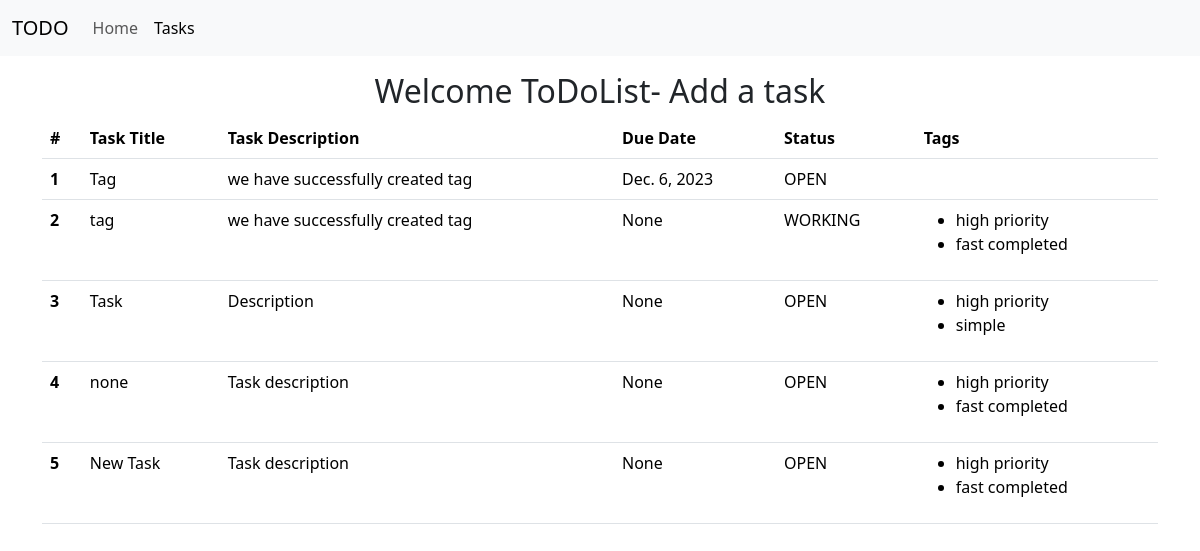
/tasks/, run on the app's committed database.
### home/models.py (models this page shows, shortened)
class Task(models.Model):
    tasktitle = models.CharField(max_length=100, default = 'none')
    taskDesc = models.TextField(max_length=1000)
    time = models.DateTimeField(auto_now_add=True)
    due_date = models.DateField(null=True, blank=True)
    tags = models.ManyToManyField(Tag)
    status_choices = [
        ('OPEN', 'Open'),
        ('WORKING', 'Working'),
        ('DONE', 'Done'),
        ('OVERDUE', 'Overdue'),
    ]
    status = models.CharField(max_length=10, choices=status_choices, default='OPEN')

class Tag(models.Model):
    name = models.CharField(max_length=50)
    def __str__(self):
        return self.name

### home/views.py (the view)
# urls.py: path('tasks/', views.tasks, name='tasks'),
def tasks(request):
    tasks = Task.objects.all()
    context = {'tasks':tasks}
    print(Task.tags)
    return render(request, 'tasks.html', context)

### templates/tasks.html (shortened to what this page needs)
<!doctype html>
<html lang="en">
  <head>
    <link rel="stylesheet" href='https://cdn.jsdelivr.net/npm/bootstrap@5.3.2/dist/css/bootstrap.min.css'>
  </head>
  <body>
    <nav class="navbar navbar-expand-lg bg-body-tertiary">
        <div class="container-fluid">
          <a class="navbar-brand" href="/">TODO</a>
          <div class="collapse navbar-collapse" id="navbarSupportedContent">
            <ul class="navbar-nav me-auto mb-2 mb-lg-0">
              <li class="nav-item">
                <a class="nav-link" aria-current="page" href="/">Home</a>
              </li>
              <li class="nav-item ">
                <a class="nav-link active" href="/tasks">Tasks</a>
              </li>
            </ul>
          </div>
        </div>
      </nav>
      <div class = "container my-3">
        <h2 class = "text-center">Welcome ToDoList- Add a task</h2>
        <table class="table">
            <thead>
              <tr>
                <th scope="col">#</th>
                <th scope="col">Task Title</th>
                <th scope="col">Task Description</th>
                <th scope="col">Due Date</th>
                <th scope="col">Status</th>
                <th scope="col">Tags</th>
              </tr>
            </thead>
            <tbody>
                {% for task in tasks %}
              <tr>
                  <th scope="row">{{forloop.counter}}</th>
                  <td>{{task.tasktitle}}</td>
                  <td>{{task.taskDesc}}</td>
                  <td>{{task.due_date}}</td>
                  <td>{{task.status}}</td>
                  <td><ul>
                    {% for tag in task.tags.all %}
                        <li>{{ tag }}</li>
                    {% endfor %}
                </ul></td>
                </tr>
              {% endfor %}
            </tbody>
          </table>
      </div>
  </body>
</html>

### data on the page
Task: tasktitle "Tag", taskDesc "we have successfully created tag", due_date "Dec. 6, 2023", status "OPEN"
Task: tasktitle "tag", taskDesc "we have successfully created tag", due_date "None", status "WORKING"
Tag: name "high priority"
Tag: name "fast completed"
Task: tasktitle "Task", taskDesc "Description", due_date "None", status "OPEN"
Tag: name "high priority"
Tag: name "simple"
Task: tasktitle "none", taskDesc "Task description", due_date "None", status "OPEN"
Task: tasktitle "New Task", taskDesc "Task description", due_date "None", status "OPEN"
